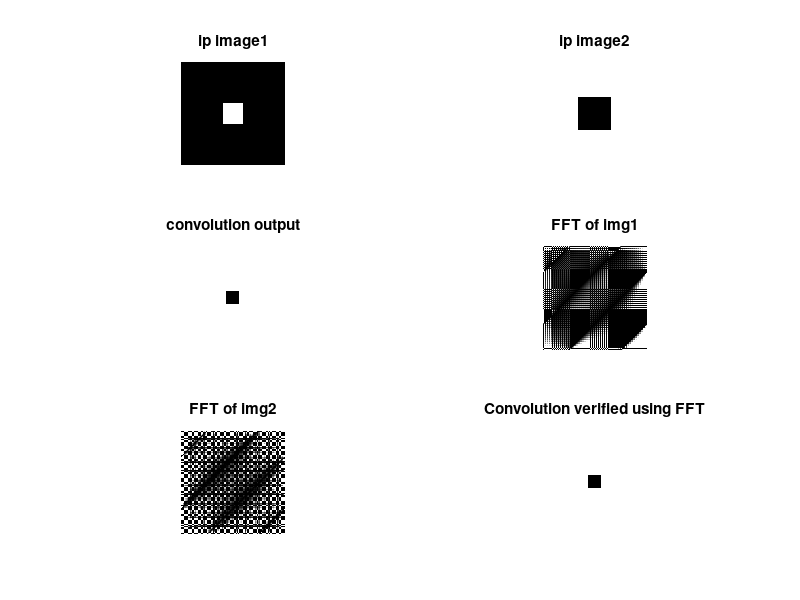

Reproduce this figure in MATLAB.
clc;
clear all;
close all;

base = zeros(256,256);
[r c] = size(base);
start1 = (r/2)-25;
start2 = (c/2)-25;

for row = start1:(start1+50)
    for clm = start2:(start2+50)
        base(row,clm) = 1;
    end
end

img2 = ones(256,256);
[r c] = size(img2);
start1 = (r/2)-40;
start2 = (c/2)-40;

for row = start1:(start1+80)
    for clm = start2:(start2+80)
        img2(row,clm) = 0;
    end
end


subplot(3,2,1);
imshow(base);
title('ip image1');
subplot(3,2,2);
imshow(img2);
title('ip image2');
op = conv2(base,img2, 'same');
subplot(3,2,3);
imshow(op);
title('convolution output');

F1=fft2(base);
F2=fft2(img2);
subplot(3,2,4);
imshow(F1);
title('FFT of img1');

subplot(3,2,5);
imshow(F2);
title('FFT of img2');


I4=F1.*F2;
IF=ifft2(I4);
IFS =fftshift(IF);
subplot(3,2,6);
imshow(IFS);
title('Convolution verified using FFT');